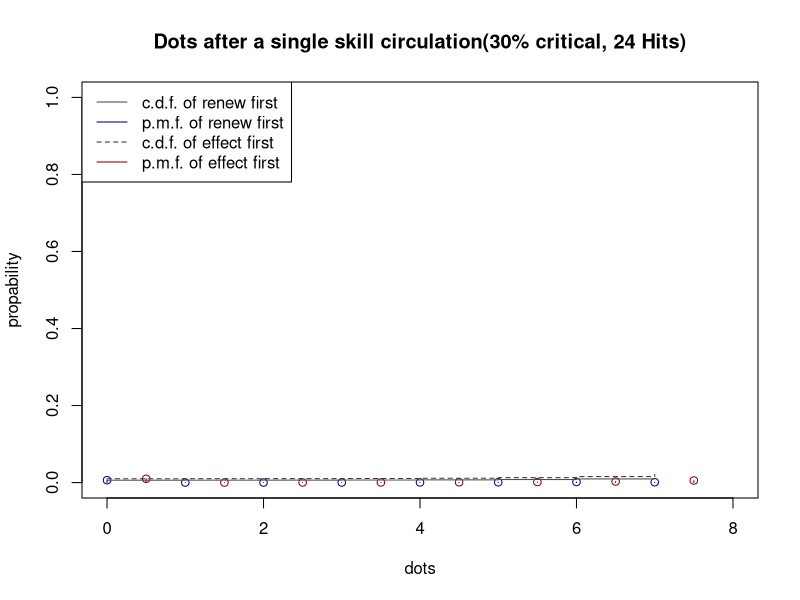
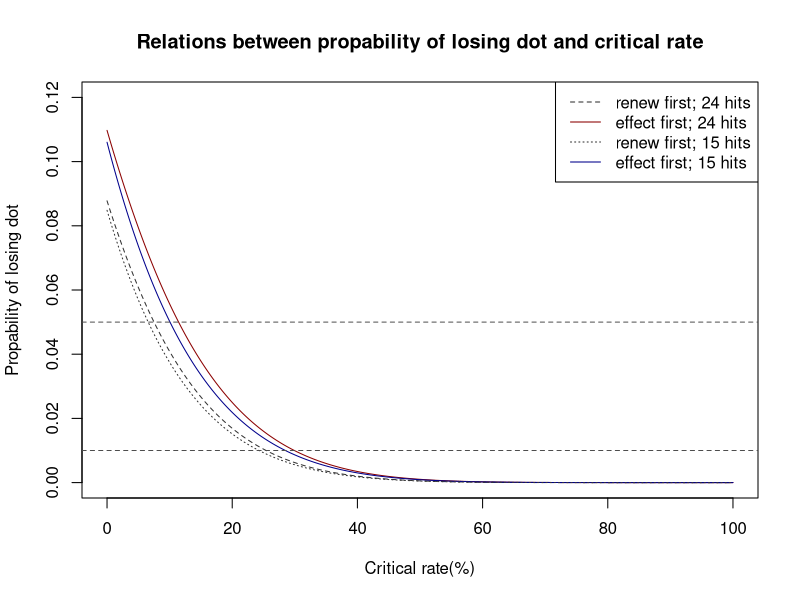

These figures' R source, in order:
#Program informal discussion
#Author: Feixiao_L
#======================================================================================
#Core function
Dot_effect = function(x, Time = 24, Begin = 6, Prop = 0.4){
	P = matrix(0, 8, 8)
	for(i in 3:7){P[i, i-1] = (1-x) * Prop; P[i, i] = (1-x) * Prop; P[i, 8] = x}
	P[1, 1] = 1
	P[8, 7] = (1-x) * Prop; P[8, 8] = (1+x) * Prop
	P[2, 1] = 0.5; P[2, 2] = (1-x) * Prop; P[2, 8] = x * Prop
	Q = P; P = diag(8)
	for(i in 1:Time){P = P %*% Q}
	return(P[Begin+1, ])
}

Dot_renew = function(x, Time = 24, Begin = 6, Prop = 0.4){
	P = matrix(0, 8, 8)
	for(i in 2:6){P[i, i-1] = (1-x) * Prop; P[i, i] = (1-x) * Prop; P[i, 7] = x * Prop; P[i, 8] = x * Prop}
	P[1, 1] = 1
	P[7, 6] = (1-x) * Prop; P[7, 7] = 1 * Prop; P[7, 8] = x * Prop
	P[8, 7] = 1 * Prop; P[8, 8] = 1 * Prop
	Q = P; P = diag(8)
	for(i in 1:Time){P = P %*% Q}
	return(P[Begin+1, ])
}
#======================================================================================
#Plot
a = Dot_renew(0.3)
b = Dot_effect(0.3)
plot(0:7, a, xlim = c(0, 8), ylim = c(0, 1), col = 'dark blue', ylab = 'propability', xlab = 'dots', main = 'Dots after a single skill circulation(30% critical, 24 Hits)')
for(i in 0:7){segments(i, 0, i, a[i+1], col = 'dark blue')}
points(0:7+0.5, b, col = 'dark red')
for(i in 0:7){segments(i+0.5, 0, i+0.5, b[i+1], col = 'dark red')}
d = 0
e = 0
for(i in 1:8){d[i] = sum(a[1:i])}
for(i in 1:8){e[i] = sum(b[1:i])}
dd = c(0, rep(d, each = 2))[1:16]
ee = c(0, rep(e, each = 2))[1:16]
points(rep(0:7, each = 2)[2:16], dd[2:16], 'l', col = 'gray30')
points(rep(0:7, each = 2)[2:16], ee[2:16], 'l', col = 'gray20', lty = 2)
legend('topleft', legend = c('c.d.f. of renew first', 'p.m.f. of renew first', 'c.d.f. of effect first', 'p.m.f. of effect first'), col = c('gray30', 'dark blue', 'gray20', 'dark red'), lty = c(1, 1, 2, 1))
bb = 0
dd = 0
ddd = 0
bbb = 0
x = 0:1000/1000
for(i in 1:1001){bb[i] = Dot_renew(x[i], 24)[1]; dd[i] = Dot_effect(x[i], 24)[1]; bbb[i] = Dot_renew(x[i], 15)[1]; ddd[i] = Dot_effect(x[i], 15)[1]}
plot(x*100, dd, 'l', col = 'dark red', ylim = c(0, 0.12), xlab = 'Critical rate(%)', ylab = 'Propability of losing dot', main = 'Relations between propability of losing dot and critical rate')
points(x*100, bb, 'l', col = 'gray20', lty = 2)
points(x*100, ddd, 'l', col = 'dark blue')
points(x*100, bbb, 'l', col = 'gray20', lty = 3)
abline(h = c(0.05, 0.01), lty = 2, col = 'gray30')
legend('topright', legend = c('renew first; 24 hits', 'effect first; 24 hits', 'renew first; 15 hits', 'effect first; 15 hits'), col = c('gray20', 'dark red', 'gray20', 'dark blue'), lty = c(2, 1, 3, 1))